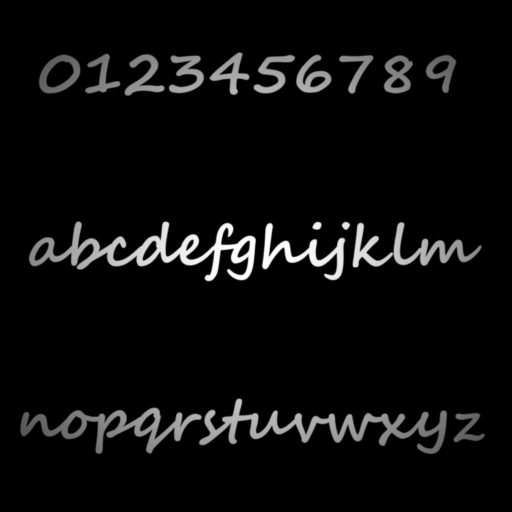
#> input picture Python/DImgP_2022/Ch09/Script.bmp, 512 x 512 px
$ python adaptive_thresholding.py
#> lines starting #> are read from the running program, lines starting #| are printed output that depends on the picture; after the words box and inside, x2 and y2 are one past the last pixel; in counts of white or black regions, pixels touching at a corner belong together
import numpy as np
import cv2

img = cv2.imread( "Script.bmp", 0 )
#> img is the input picture: shape (512, 512); min 0, max 255, mean 12
thresh, img1 = cv2.threshold( img, 128, 255, cv2.THRESH_BINARY )
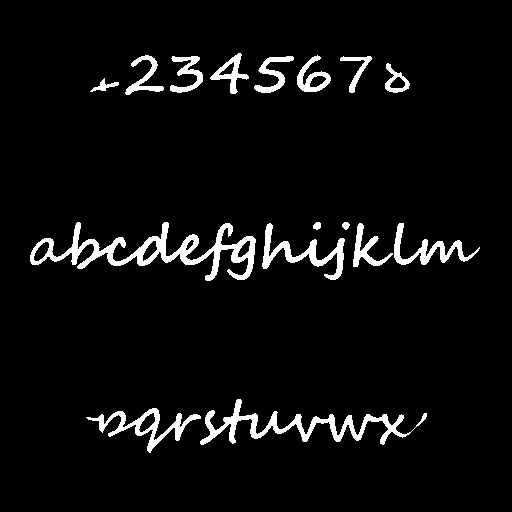
#> img1: shape (512, 512); 5% white; 16 white regions, largest, box (x1, y1, x2, y2) and area: (30, 222, 256, 281) 3497, (200, 399, 427, 445) 2315, (86, 408, 201, 453) 1205
img2 = cv2.adaptiveThreshold( img, 255,
	   cv2.ADAPTIVE_THRESH_MEAN_C, cv2.THRESH_BINARY, 11, 0 )
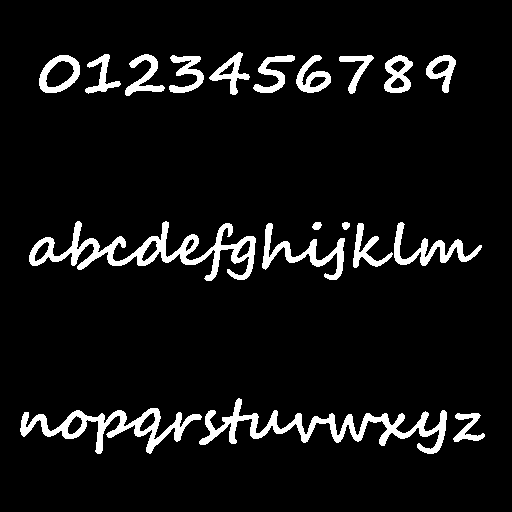
#> img2: shape (512, 512); 7.2% white; 19 white regions, largest, box (x1, y1, x2, y2) and area: (29, 221, 256, 281) 3726, (199, 398, 447, 454) 3330, (20, 408, 202, 454) 2509
img3 = cv2.adaptiveThreshold( img, 255,
	   cv2.ADAPTIVE_THRESH_GAUSSIAN_C, cv2.THRESH_BINARY, 11, 0 )
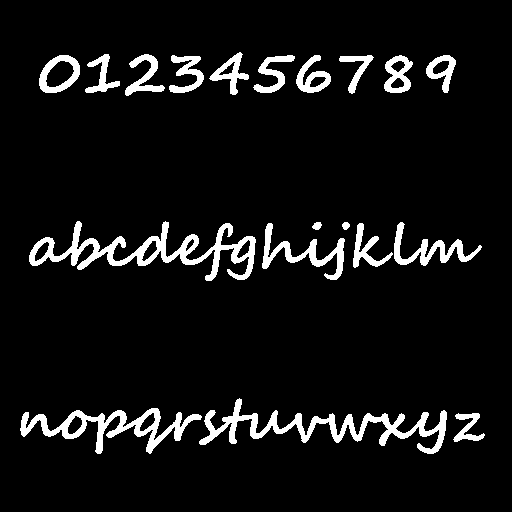
#> img3: shape (512, 512); 7.1% white; 19 white regions, largest, box (x1, y1, x2, y2) and area: (29, 221, 256, 281) 3702, (199, 398, 447, 454) 3291, (20, 408, 202, 454) 2495
cv2.imshow( "Original Image",  img )
cv2.imshow( "Global Thresholding", img1 )
cv2.imshow( "Adaptive Thresholding(Mean)", img2 )
cv2.imshow( "Adaptive Thresholding(Gaussian)", img3 )
cv2.waitKey( 0 )
